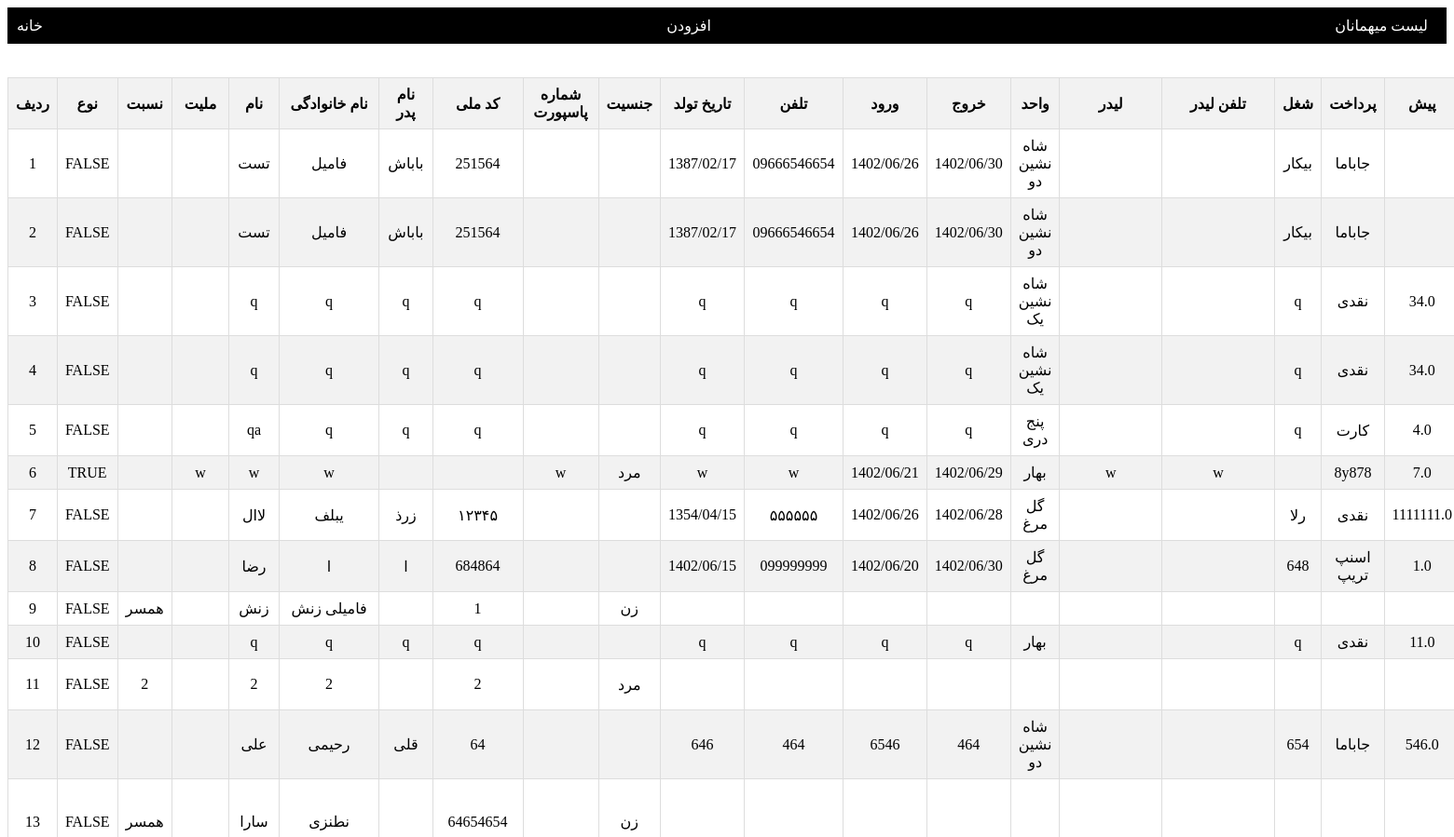
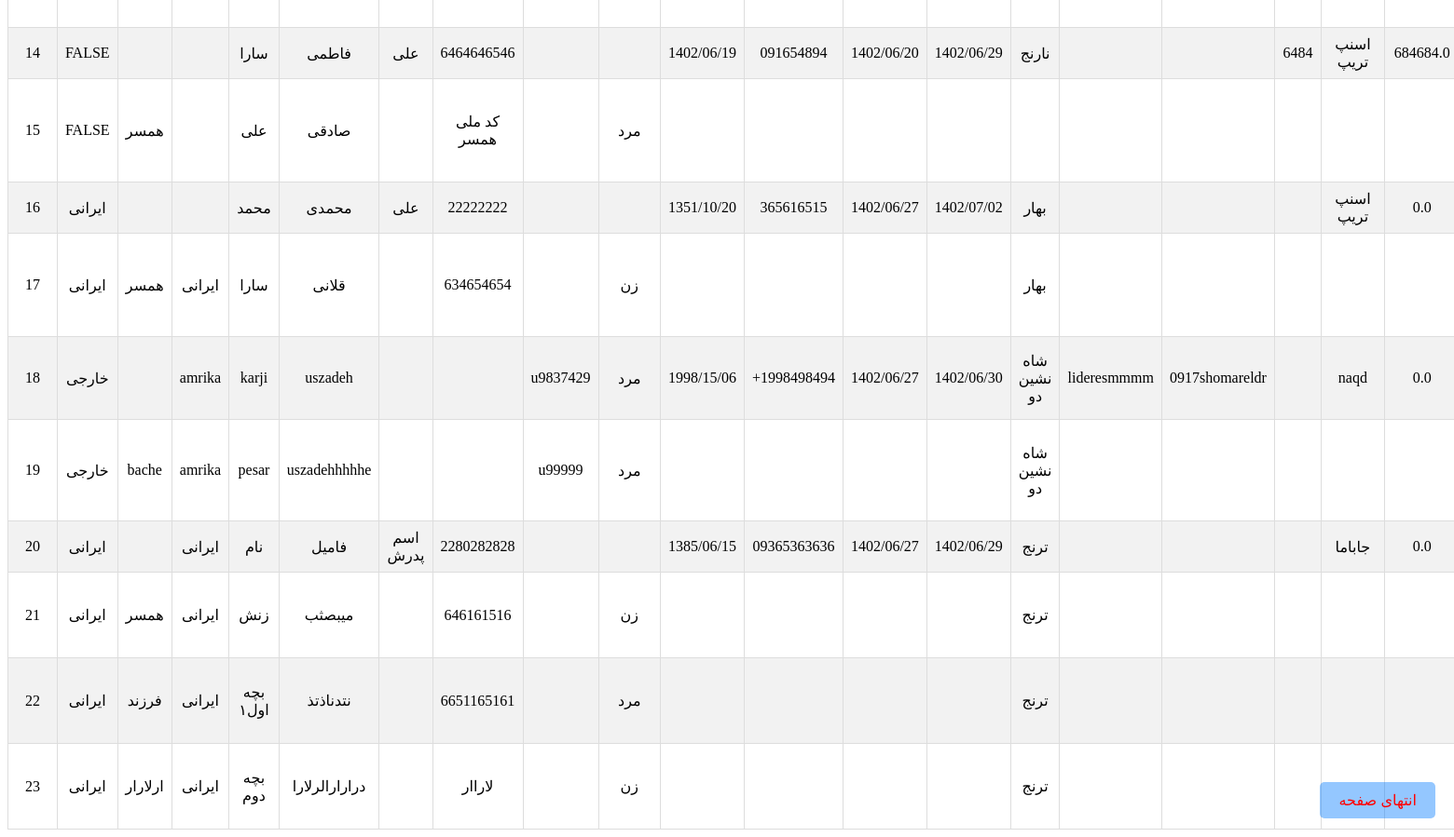
Page /list on the committed database (2 pictures, top to bottom).
### tables this page shows
CREATE TABLE guests (
        id INTEGER PRIMARY KEY AUTOINCREMENT,
        is_foreign BOOLEAN,           -- مسافر داخلی یا خارجی (TRUE یا FALSE)
        relation,                     -- رابطه
        nationality TEXT,             -- ملیت
        name TEXT,                    -- نام
        last_name TEXT,               -- نام خانوادگی
        father_name TEXT,             -- نام پدر
        national_id TEXT,             -- کد ملی (فقط برای مسافران داخلی)
        passport_number TEXT,         -- شماره گذرنامه (فقط برای مسافران خارجی)
        gender TEXT,                  -- جنسیت
        date_of_birth TEXT,           -- تاریخ تولد
        phone_number TEXT,            -- تلفن همراه یا ثابت
        arrival_date TEXT,            -- تاریخ ورود
        departure_date TEXT,          -- تاریخ خروج
        residence_unit TEXT,          -- نام واحد اقامتی        
        leader_name TEXT,             -- نام لیدر
        leader_phone TEXT,            -- تلفن لیدر
        occupation TEXT,              -- شغل
        payment_type TEXT,            -- نوع پرداخت
        advance_payment REAL,         -- پیش پرداخت
        balance REAL,                 -- مانده
        total_amount REAL,            -- مبلغ کل
        note TEXT                    -- ملاحظات
    );

### app.py (the view)
@app.route('/list', methods=['GET'])
def get_guests():
    conn = sqlite3.connect('hotel.db')
    c = conn.cursor()
    c.execute("SELECT * FROM guests")
    guests = c.fetchall()
    return render_template('list.html', guests=guests)

### templates/list.html (shortened to what this page needs)
<!DOCTYPE html>
<head>
</head>
<body>
  <div class="navbar">
    <a href="/">خانه</a>
    <a href="/data_entry">افزودن</a>
    <a href="/list">لیست میهمانان</a>
  </div>
  <br /><br />
  <button id="scrollToBottomButton">انتهای صفحه</button>
  <table>
    <thead>
      <tr>
        <th>ردیف</th>
        <th>نوع</th>
        <th>نسبت</th>
        <th>ملیت</th>
        <th>نام</th>
        <th>نام خانوادگی</th>
        <th>نام پدر</th>
        <th>کد ملی</th>
        <th>شماره پاسپورت</th>
        <th>جنسیت</th>
        <th>تاریخ تولد</th>
        <th>تلفن</th>
        <th>ورود</th>
        <th>خروج</th>
        <th>واحد</th>
        <th>لیدر</th>
        <th>تلفن لیدر</th>
        <th>شغل</th>
        <th>پرداخت</th>
        <th>پیش</th>
      </tr>
    </thead>
    <tbody>
      {% for guest in guests %}
      <tr>
        <td>{{ loop.index }}</td>
        <td>{{ guest[1] }}</td>
        <td>{{ guest[2] }}</td>
        <td>{{ guest[3] }}</td>
        <td>{{ guest[4] }}</td>
        <td>{{ guest[5] }}</td>
        <td>{{ guest[6] }}</td>
        <td>{{ guest[7] }}</td>
        <td>{{ guest[8] }}</td>
        <td>{{ guest[9] }}</td>
        <td>{{ guest[10] }}</td>
        <td>{{ guest[11] }}</td>
        <td>{{ guest[12] }}</td>
        <td>{{ guest[13] }}</td>
        <td>{{ guest[14] }}</td>
        <td>{{ guest[15] }}</td>
        <td>{{ guest[16] }}</td>
        <td>{{ guest[17] }}</td>
        <td>{{ guest[18] }}</td>
        <td>{{ guest[19] }}</td>
      </tr>
      {% endfor %}
    </tbody>
  </table>
</body>
</html>

### templates/list.html (style rules this page uses)
table { width: 100%; border-collapse: collapse; }
th, td { padding: 8px; border: 1px solid #ddd; text-align: center; }
thead th { position: -webkit-sticky; position: sticky; top: 0; background-color: #f2f2f2; }
tr:nth-child(even) { background-color: #f2f2f2; }
a { color: #000000; text-decoration: none; }
.navbar { background-color: black; padding: 10px; display: flex; justify-content: space-between; }
.navbar a { text-decoration: none; color: white; margin-right: 10px; }
#scrollToBottomButton { position: fixed; bottom: 20px; right: 20px; background-color: #007bff6b; color: #ff0000; padding: 10px 20px; border: none; border-radius: 5px; cursor: pointer; font-size: 16px; transition: background-color 0.3s ease; }

### rows in the picture
guests: is_foreign "FALSE", name "تست", last_name "فامیل", father_name "باباش", national "251564", date_of_birth "1387/02/17", phone_number "09666546654", arrival_date "1402/06/26", departure_date "1402/06/30", residence_unit "شاه نشین دو", occupation "بیکار", payment_type "جاباما"
guests: is_foreign "FALSE", name "تست", last_name "فامیل", father_name "باباش", national "251564", date_of_birth "1387/02/17", phone_number "09666546654", arrival_date "1402/06/26", departure_date "1402/06/30", residence_unit "شاه نشین دو", occupation "بیکار", payment_type "جاباما"
guests: is_foreign "FALSE", name "q", last_name "q", father_name "q", national "q", date_of_birth "q", phone_number "q", arrival_date "q", departure_date "q", residence_unit "شاه نشین یک", occupation "q", payment_type "نقدی", advance_payment "34.0"
guests: is_foreign "FALSE", name "q", last_name "q", father_name "q", national "q", date_of_birth "q", phone_number "q", arrival_date "q", departure_date "q", residence_unit "شاه نشین یک", occupation "q", payment_type "نقدی", advance_payment "34.0"
guests: is_foreign "FALSE", name "qa", last_name "q", father_name "q", national "q", date_of_birth "q", phone_number "q", arrival_date "q", departure_date "q", residence_unit "پنج دری", occupation "q", payment_type "کارت", advance_payment "4.0"
guests: is_foreign "TRUE", nationality "w", name "w", last_name "w", passport_number "w", gender "مرد", date_of_birth "w", phone_number "w", arrival_date "1402/06/21", departure_date "1402/06/29", residence_unit "بهار", leader_name "w", leader_phone "w", payment_type "8y878", advance_payment "7.0"
guests: is_foreign "FALSE", name "لاال", last_name "یبلف", father_name "زرذ", national "۱۲۳۴۵", date_of_birth "1354/04/15", phone_number "۵۵۵۵۵۵", arrival_date "1402/06/26", departure_date "1402/06/28", residence_unit "گل مرغ", occupation "رلا", payment_type "نقدی", advance_payment "1111111.0"
guests: is_foreign "FALSE", name "رضا", last_name "ا", father_name "ا", national "684864", date_of_birth "1402/06/15", phone_number "099999999", arrival_date "1402/06/20", departure_date "1402/06/30", residence_unit "گل مرغ", occupation "648", payment_type "اسنپ تریپ", advance_payment "1.0"
guests: is_foreign "FALSE", relation "همسر", name "زنش", last_name "فامیلی زنش", national "1", gender "زن"
guests: is_foreign "FALSE", name "q", last_name "q", father_name "q", national "q", date_of_birth "q", phone_number "q", arrival_date "q", departure_date "q", residence_unit "بهار", occupation "q", payment_type "نقدی", advance_payment "11.0"
guests: is_foreign "FALSE", relation "2", name "2", last_name "2", national "2", gender "مرد"
guests: is_foreign "FALSE", name "علی", last_name "رحیمی", father_name "قلی", national "64", date_of_birth "646", phone_number "464", arrival_date "6546", departure_date "464", residence_unit "شاه نشین دو", occupation "654", payment_type "جاباما", advance_payment "546.0"
guests: is_foreign "FALSE", relation "همسر", name "سارا", last_name "نطنزی", national "64654654", gender "زن"
guests: is_foreign "FALSE", name "سارا", last_name "فاطمی", father_name "علی", national "6464646546", date_of_birth "1402/06/19", phone_number "091654894", arrival_date "1402/06/20", departure_date "1402/06/29", residence_unit "نارنج", occupation "6484", payment_type "اسنپ تریپ", advance_payment "684684.0"
guests: is_foreign "FALSE", relation "همسر", name "علی", last_name "صادقی", national "کد ملی همسر", gender "مرد"
guests: is_foreign "ایرانی", name "محمد", last_name "محمدی", father_name "علی", national "22222222", date_of_birth "1351/10/20", phone_number "365616515", arrival_date "1402/06/27", departure_date "1402/07/02", residence_unit "بهار", payment_type "اسنپ تریپ", advance_payment "0.0"
guests: is_foreign "ایرانی", relation "همسر", nationality "ایرانی", name "سارا", last_name "قلانی", national "634654654", gender "زن", residence_unit "بهار"
guests: is_foreign "خارجی", nationality "amrika", name "karji", last_name "uszadeh", passport_number "u9837429", gender "مرد", date_of_birth "1998/15/06", phone_number "+1998498494", arrival_date "1402/06/27", departure_date "1402/06/30", residence_unit "شاه نشین دو", leader_name "lideresmmmm", leader_phone "0917shomareldr", payment_type "naqd", advance_payment "0.0"
guests: is_foreign "خارجی", relation "bache", nationality "amrika", name "pesar", last_name "uszadehhhhhe", passport_number "u99999", gender "مرد", residence_unit "شاه نشین دو"
guests: is_foreign "ایرانی", nationality "ایرانی", name "نام", last_name "فامیل", father_name "اسم پدرش", national "2280282828", date_of_birth "1385/06/15", phone_number "09365363636", arrival_date "1402/06/27", departure_date "1402/06/29", residence_unit "ترنج", payment_type "جاباما", advance_payment "0.0"
guests: is_foreign "ایرانی", relation "همسر", nationality "ایرانی", name "زنش", last_name "میبصثب", national "646161516", gender "زن", residence_unit "ترنج"
guests: is_foreign "ایرانی", relation "فرزند", nationality "ایرانی", name "بچه اول۱", last_name "نتدناذتذ", national "6651165161", gender "مرد", residence_unit "ترنج"
guests: is_foreign "ایرانی", relation "ارلارار", nationality "ایرانی", name "بچه دوم", last_name "درارارالرلارا", national "لاراار", gender "زن", residence_unit "ترنج"
